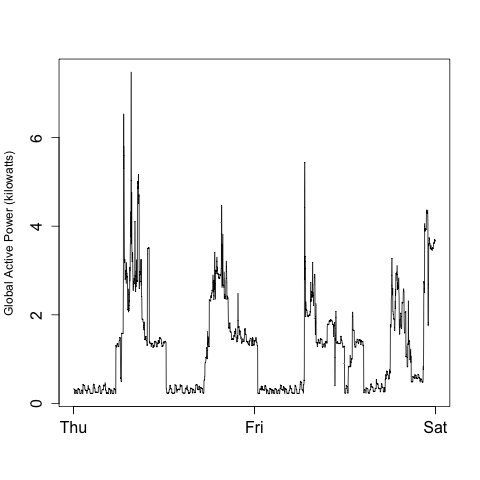

The R source for this figure:
script.dir <- dirname(sys.frame(1)$ofile)
source(paste(script.dir, "Common.R", sep = "/"))

plot_global_active_power()
dev.copy(png,paste(script.dir, "Plot2.png", sep = "/"))
dev.off()
